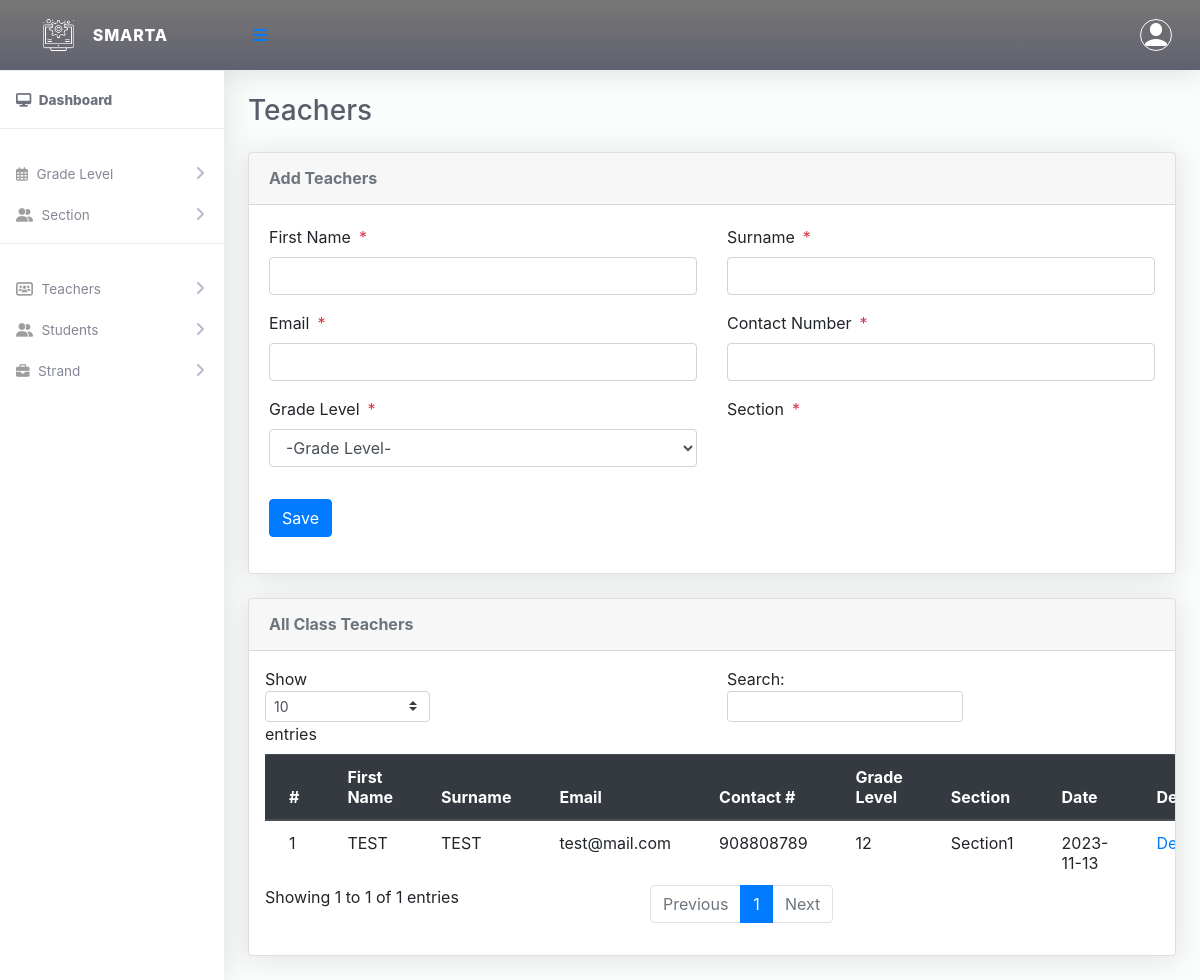
Screenshot of /Admin/createClassTeacher.php with the database file from the repository.
### tables this page shows
CREATE TABLE `tblclassteacher` (
  `Id` int(10) NOT NULL,
  `firstName` varchar(255) NOT NULL,
  `lastName` varchar(255) NOT NULL,
  `emailAddress` varchar(255) NOT NULL,
  `password` varchar(255) NOT NULL,
  `phoneNo` varchar(50) NOT NULL,
  `classId` varchar(10) NOT NULL,
  `classArmId` varchar(10) NOT NULL,
  `dateCreated` varchar(50) NOT NULL
);

CREATE TABLE `tblclass` (
  `Id` int(10) NOT NULL,
  `className` varchar(255) NOT NULL
);

CREATE TABLE `tblclassarms` (
  `Id` int(10) NOT NULL,
  `classId` varchar(10) NOT NULL,
  `classArmName` varchar(255) NOT NULL,
  `isAssigned` varchar(10) NOT NULL
);

### Admin/createClassTeacher.php (the view, shortened to what this page needs)
<?php
include '../Includes/dbcon.php';
?>
<!DOCTYPE html>
<html lang="en">
<head>
  <link href="../vendor/fontawesome-free/css/all.min.css" rel="stylesheet" type="text/css">
  <link href="../vendor/bootstrap/css/bootstrap.min.css" rel="stylesheet" type="text/css">
  <link href="css/ruang-admin.min.css" rel="stylesheet">
</head>
<body id="page-top">
  <div id="wrapper">
    <?php include "Includes/sidebar.php"; ?>
    <div id="content-wrapper" class="d-flex flex-column">
      <div id="content">
        <?php include "Includes/topbar.php"; ?>
        <div class="container-fluid" id="container-wrapper">
          <div class="d-sm-flex align-items-center justify-content-between mb-4">
            <h1 class="h3 mb-0 text-gray-800">Teachers</h1>
          </div>
          <div class="row">
            <div class="col-lg-12">
              <div class="card mb-4">
                <div class="card-header py-3 d-flex flex-row align-items-center justify-content-between">
                  <h6 class="m-0 font-weight-bold text-secondary">Add Teachers</h6>
                </div>
                <div class="card-body">
                  <form method="post">
                    <div class="form-group row mb-3">
                      <div class="col-xl-6">
                        <label class="form-control-label">First Name<span class="text-danger ml-2">*</span></label>
                        <input type="text" class="form-control" required name="firstName"
                          value="<?php echo $row['firstName']; ?>" id="exampleInputFirstName">
                      </div>
                      <div class="col-xl-6">
                        <label class="form-control-label">Surname<span class="text-danger ml-2">*</span></label>
                        <input type="text" class="form-control" required name="lastName"
                          value="<?php echo $row['lastName']; ?>" id="exampleInputFirstName">
                      </div>
                    </div>
                    <div class="form-group row mb-3">
                      <div class="col-xl-6">
                        <label class="form-control-label">Email<span class="text-danger ml-2">*</span></label>
                        <input type="email" class="form-control" required name="emailAddress"
                          value="<?php echo $row['emailAddress']; ?>" id="exampleInputFirstName">
                      </div>
                      <div class="col-xl-6">
                        <label class="form-control-label">Contact Number<span class="text-danger ml-2">*</span></label>
                        <input type="text" class="form-control" name="phoneNo" value="<?php echo $row['phoneNo']; ?>"
                          id="exampleInputFirstName">
                      </div>
                    </div>
                    <div class="form-group row mb-3">
                      <div class="col-xl-6">
                        <label class="form-control-label">Grade Level<span class="text-danger ml-2">*</span></label>
                        <?php
                        $qry = "SELECT * FROM tblclass ORDER BY className ASC";
                        $result = $conn->query($qry);
                        $num = $result->num_rows;
                        if ($num > 0) {
                          echo ' <select required name="classId" onchange="classArmDropdown(this.value)" class="form-control mb-3">';
                          echo '<option value="">-Grade Level-</option>';
                          echo '</select>';
                        }
                        ?>
                      </div>
                      <div class="col-xl-6">
                        <label class="form-control-label">Section<span class="text-danger ml-2">*</span></label>
                      </div>
                    </div>
                    <?php
                    if (isset($Id)) {
                      ?>
                      <button type="submit" name="update" class="btn btn-info">Update</button>
                      &nbsp;&nbsp;&nbsp;&nbsp;&nbsp;&nbsp;&nbsp;&nbsp;&nbsp;&nbsp;
                      <?php
                    } else {
                      ?>
                      <button type="submit" name="save" class="btn btn-primary">Save</button>
                      <?php
                    }
                    ?>
                  </form>
                </div>
              </div>
              <div class="row">
                <div class="col-lg-12">
                  <div class="card mb-4">
                    <div class="card-header py-3 d-flex flex-row align-items-center justify-content-between">
                      <h6 class="m-0 font-weight-bold text-secondary">All Class Teachers</h6>
                    </div>
                    <div class="table-responsive p-3">
                      <table class="table align-items-center table-flush table-hover" id="dataTableHover">
                        <thead class="thead-dark">
                          <tr>
                            <th>#</th>
                            <th>First Name</th>
                            <th>Surname</th>
                            <th>Email</th>
                            <th>Contact #</th>
                            <th>Grade Level</th>
                            <th>Section</th>
                            <th>Date</th>
                            <th>Delete</th>
                          </tr>
                        </thead>
                        <tbody>
                          <?php
                          $query = "SELECT tblclassteacher.Id,tblclass.className,tblclassarms.classArmName,tblclassarms.Id AS classArmId,tblclassteacher.firstName,
                      tblclassteacher.lastName,tblclassteacher.emailAddress,tblclassteacher.phoneNo,tblclassteacher.dateCreated
                      FROM tblclassteacher
                      INNER JOIN tblclass ON tblclass.Id = tblclassteacher.classId
                      INNER JOIN tblclassarms ON tblclassarms.Id = tblclassteacher.classArmId";
                          $rs = $conn->query($query);
                          $num = $rs->num_rows;
                          $sn = 0;
                          if ($num > 0) {
                            while ($rows = $rs->fetch_assoc()) {
                              $sn = $sn + 1;
                              echo "
                              <tr>
                                <td>" . $sn . "</td>
                                <td>" . $rows['firstName'] . "</td>
                                <td>" . $rows['lastName'] . "</td>
                                <td>" . $rows['emailAddress'] . "</td>
                                <td>" . $rows['phoneNo'] . "</td>
                                <td>" . $rows['className'] . "</td>
                                <td>" . $rows['classArmName'] . "</td>
                                 <td>" . $rows['dateCreated'] . "</td>
                                <td><a onclick='javascript:confirmationDelete($(this));return false;' href='?action=delete&Id=" . $rows['Id'] . "&classArmId=" . $rows['classArmId'] . "'>Delete</a></td>
                              </tr>";
                            }
                          } else {
                            echo
                              "<div class='alert alert-danger' role='alert'>
                            No Record Found!
                            </div>";
                          }
                          ?>
                        </tbody>
                      </table>
                    </div>
                  </div>
                </div>
              </div>
            </div>
          </div>
        </div>
      </div>
    </div>
</body>
</html>

### rows the page displays
tblclassteacher: firstName "TEST", lastName "TEST", emailAddress "test@mail.com", phoneNo "908808789", classId.className "12", classArmId.classArmName "Section1", dateCreated "2023-11-13"
